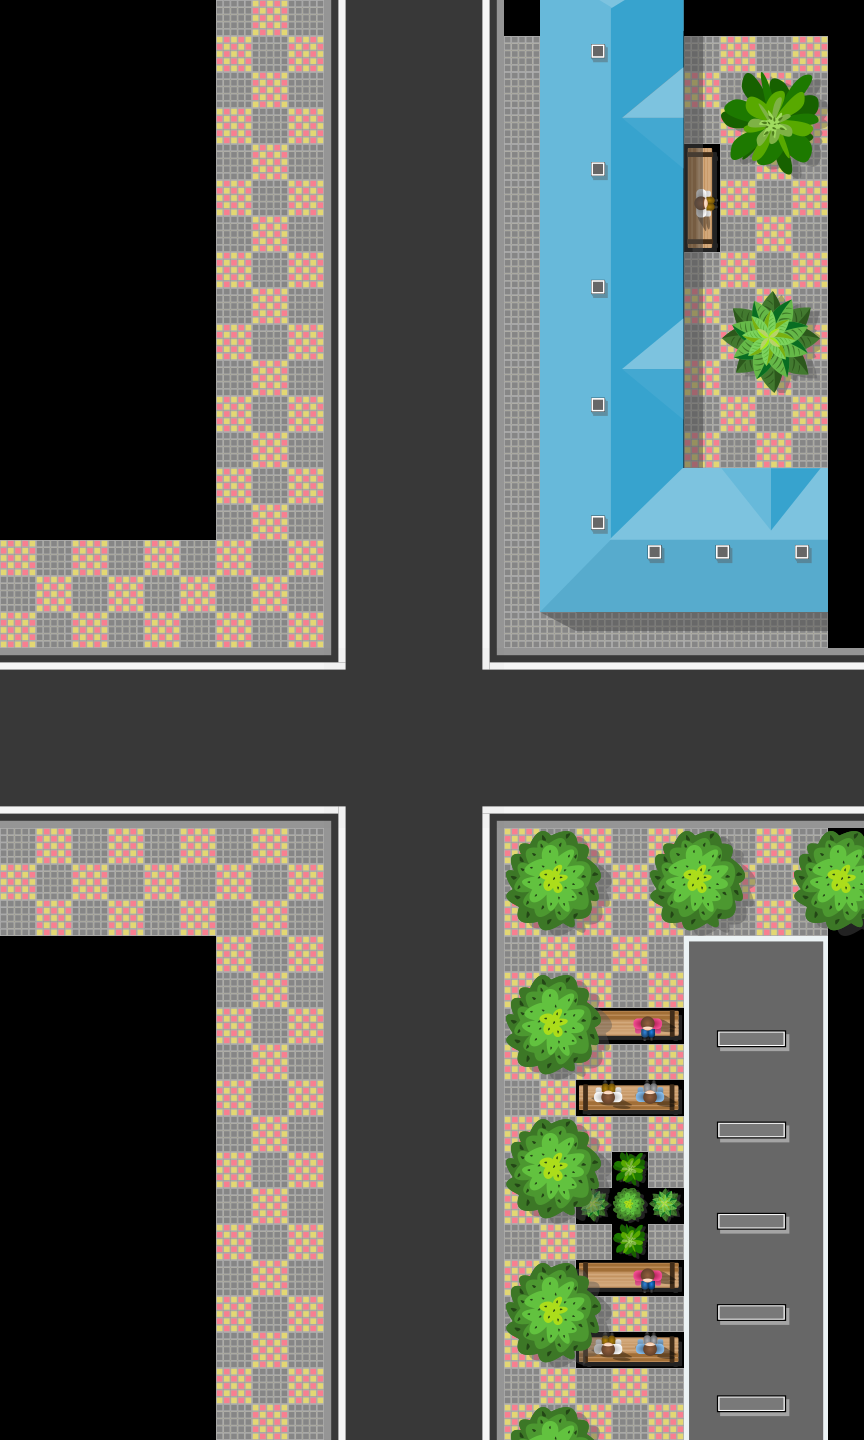

Tiled map render using the project's own tile images. Description and the map definition, with tile-layer contents summarised, below:
An orthogonal 24x40 tile map with 36x36 px tiles, 2 tile layers (Road Map, Tile Layer 2) and 20 objects (4x 1, 4x 2, 3x 3, 3x 4, 5).

<map version="1.4" tiledversion="1.4.3" orientation="orthogonal" renderorder="right-down" width="24" height="40" tilewidth="36" tileheight="36" infinite="0" nextlayerid="9" nextobjectid="102">
 <tileset firstgid="1" name="new_tile_map" tilewidth="36" tileheight="36" tilecount="784" columns="28">
  <image source="../map_tileset/new_tile_map.png" width="1024" height="1024" />
 </tileset>
 <layer id="1" name="Road Map" width="24" height="40">
  <data>[960 cells, 521 non-empty, 73 distinct tile ids]</data>
 </layer>
 <layer id="8" name="Tile Layer 2" width="24" height="40">
  <data>[960 cells, 317 non-empty, 115 distinct tile ids]</data>
 </layer>
 <objectgroup id="2" name="Follow Path 4" visible="0">
  <object id="95" name="1" x="452.669" y="901.687">
   <ellipse />
  </object>
  <object id="96" name="2" x="451.914" y="822.641">
   <ellipse />
  </object>
  <object id="97" name="3" x="447.095" y="782.622">
   <ellipse />
  </object>
  <object id="98" name="4" x="422.855" y="709.982">
   <ellipse />
  </object>
  <object id="99" name="5" x="320.889" y="697.225">
   <ellipse />
  </object>
  <object id="100" x="-20.7569" y="694.365">
   <ellipse />
  </object>
  <object id="101" x="-373.048" y="694.311">
   <ellipse />
  </object>
 </objectgroup>
 <objectgroup id="3" name="Follow Path 3" visible="0">
  <object id="8" name="1" x="361.86" y="572.449">
   <ellipse />
  </object>
  <object id="9" name="2" x="361.788" y="646.387">
   <ellipse />
  </object>
  <object id="33" name="3" x="359.467" y="1429.77">
   <ellipse />
  </object>
  <object id="59" name="4" x="365.163" y="1558.93">
   <ellipse />
  </object>
 </objectgroup>
 <objectgroup id="4" name="Follow Path 2">
  <object id="82" name="1" x="254.057" y="631.633">
   <ellipse />
  </object>
  <object id="83" name="2" x="252.686" y="850.051">
   <ellipse />
  </object>
  <object id="84" name="3" x="-28.0836" y="852.182">
   <ellipse />
  </object>
  <object id="85" name="4" x="-322.564" y="863.565">
   <ellipse />
  </object>
 </objectgroup>
 <objectgroup id="5" name="Follow Path 1">
  <object id="2" name="1" x="309.285" y="875.074">
   <ellipse />
  </object>
  <object id="3" name="2" x="313.129" y="629.627">
   <ellipse />
  </object>
  <object id="78" x="289.297" y="566.376">
   <ellipse />
  </object>
  <object id="79" x="286.23" y="12.8726">
   <ellipse />
  </object>
  <object id="80" x="241.73" y="-209.289">
   <ellipse />
  </object>
 </objectgroup>
</map>
